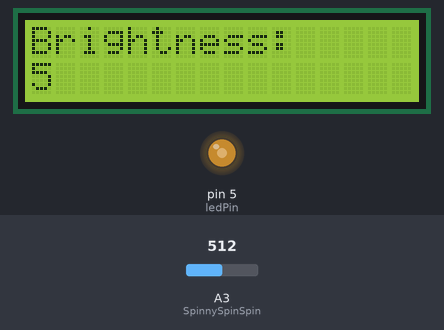
Recording of a sketch running on a simulated Arduino Uno, built with avr-gcc and run on an emulated ATmega328P. Shown: 16×2 character LCD, output pins drawn as LEDs (lit = HIGH). The test bench sets the inputs (shaded band); at power-on: A3 (SpinnySpinSpin) = 512.

Above: at 1.3 s.
1.4 s: A3 (SpinnySpinSpin) set to 716
At 1.7 s:
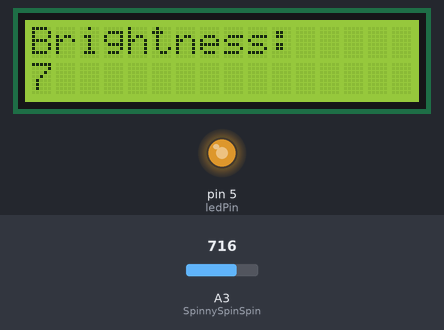
2.9 s: A3 (SpinnySpinSpin) set to 900
At 4.0 s:
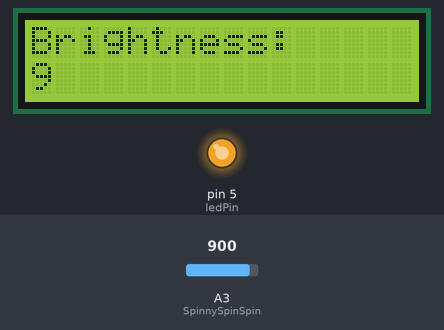
4.4 s: A3 (SpinnySpinSpin) set to 122
At 5.3 s:
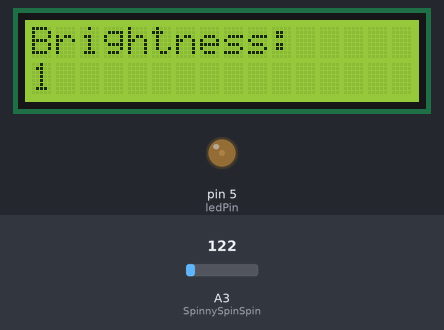
5.9 s: A3 (SpinnySpinSpin) set to 0
At 6.4 s:
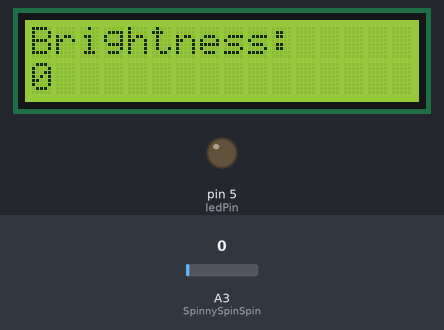
Timing chart, 0 to 8.4 s (numbered marks = the images above; inputs shaded):
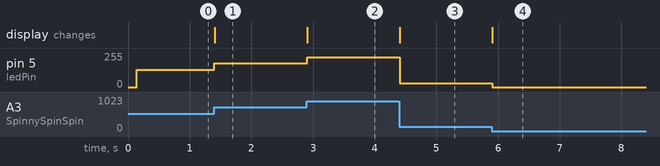

Measured:
- after the input at 1.4 s, pin 5 (ledPin): 128/255 → 179/255 at once; the display: changes at once (image 1)
- after the input at 2.9 s, pin 5 (ledPin): 179/255 → 225/255 at once; the display: changes at once (image 2)
- after the input at 4.4 s, pin 5 (ledPin): 225/255 → 30/255 at once; the display: changes at once (image 3)
- after the input at 5.9 s, pin 5 (ledPin): 30/255 → 0/255 at once; the display: changes at once (image 4)

The sketch:

Intermediate_Potentiometer.ino
```cpp
#include <Wire.h>
#include <LiquidCrystal_I2C.h>
LiquidCrystal_I2C lcd(0x27, 16, 2);

int SpinnySpinSpin = A3;  //The potPin
int ledPin = 5;

void setup()
{
	lcd.init();				//setting up LCD screen
	lcd.backlight();
	lcd.begin(16, 2);
	lcd.print("Brightness:");      //printing "Brightness" on first line of LCD

	pinMode(SpinnySpinSpin, INPUT);
	pinMode(ledPin,OUTPUT);
}

void loop()
{
	lcd.setCursor(0,1);		//setting cursor to second line of the LCD screen

	int ledlit = analogRead(SpinnySpinSpin)/4;   //dividing potPin value by 4 to set the LED to that value
	int roundledlit = round(ledlit);             //rounding
	analogWrite(ledPin,roundledlit);

	int lit = analogRead(SpinnySpinSpin)/100;  //dividing potPin value by 100
	int roundlit = round(lit);    //rounding number so that they will be whole numbers
	lcd.print(roundlit);
	lcd.print("    ");

	/*I printed a bunch of spaces afterwards to
	make sure the that after the value is printed,
	if it is 2 digits, that it doesn't leave the
	one's place behind when the value goes back down
	e.i. going up to 10, then going down 90, 80
	etc. instead of 9,8,...*/
}
```
